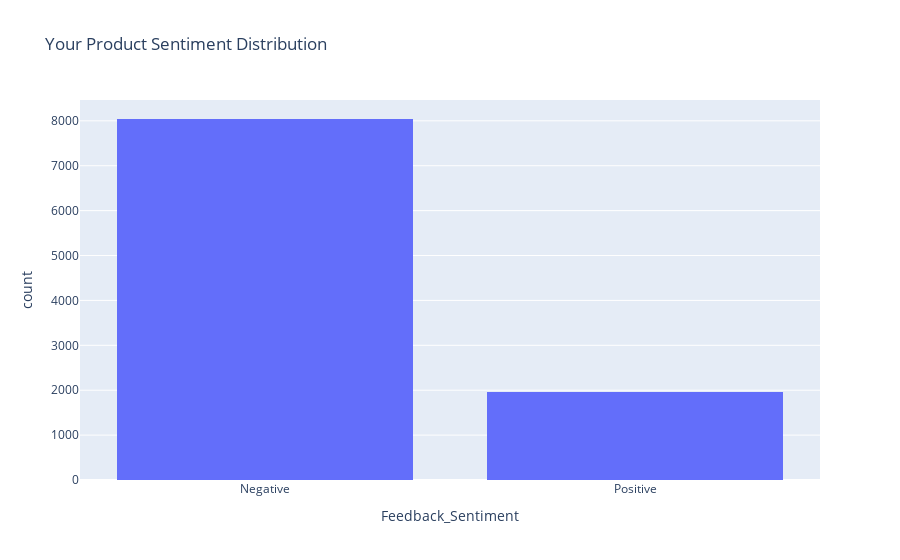
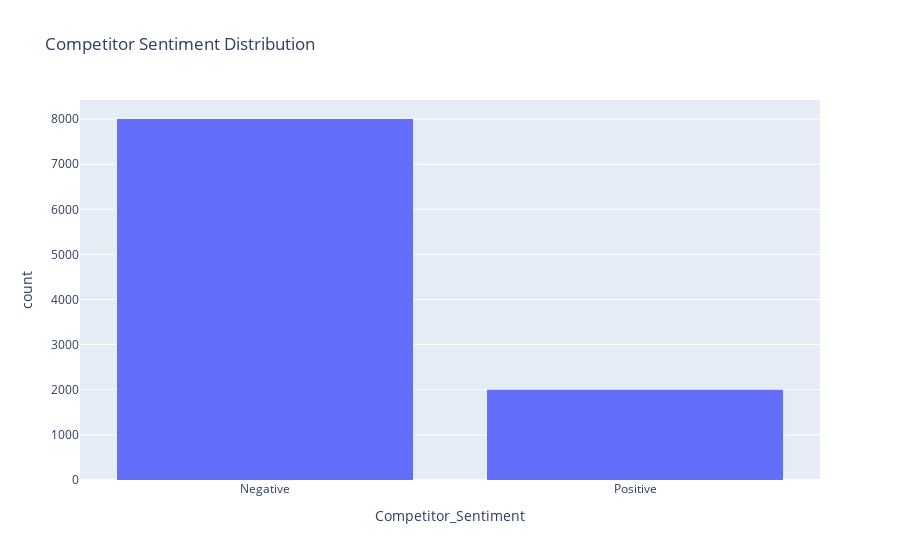

These figures' notebook cell, in order:
### Code cell
import plotly.express as px

df = pd.read_csv("sentiment_results_roberta.csv")

# Distribution of feedback vs competitor
fig = px.histogram(df, x="Feedback_Sentiment", title="Your Product Sentiment Distribution")
fig.show()

fig2 = px.histogram(df, x="Competitor_Sentiment", title="Competitor Sentiment Distribution")
fig2.show()

### Figure 1 — Plotly figure (JSON) as saved in the notebook; plotly's stock layout.template omitted (floating-point values rounded to 4 significant figures; data arrays with more than 128 entries replaced by an {"elided": "..."} marker saying what was removed)
{"data": [{"bingroup": "x", "hovertemplate": "Feedback_Sentiment=%{x}<br>count=%{y}<extra></extra>", "legendgroup": "", "marker": {"color": "#636efa", "pattern": {"shape": ""}}, "name": "", "orientation": "v", "showlegend": false, "type": "histogram", "x": {"elided": "10000 str values"}, "xaxis": "x", "yaxis": "y"}], "layout": {"barmode": "relative", "legend": {"tracegroupgap": 0}, "title": {"text": "Your Product Sentiment Distribution"}, "xaxis": {"anchor": "y", "domain": [0, 1], "title": {"text": "Feedback_Sentiment"}}, "yaxis": {"anchor": "x", "domain": [0, 1], "title": {"text": "count"}}}}

### Figure 2 — Plotly figure (JSON) as saved in the notebook; plotly's stock layout.template omitted (floating-point values rounded to 4 significant figures; data arrays with more than 128 entries replaced by an {"elided": "..."} marker saying what was removed)
{"data": [{"bingroup": "x", "hovertemplate": "Competitor_Sentiment=%{x}<br>count=%{y}<extra></extra>", "legendgroup": "", "marker": {"color": "#636efa", "pattern": {"shape": ""}}, "name": "", "orientation": "v", "showlegend": false, "type": "histogram", "x": {"elided": "10000 str values"}, "xaxis": "x", "yaxis": "y"}], "layout": {"barmode": "relative", "legend": {"tracegroupgap": 0}, "title": {"text": "Competitor Sentiment Distribution"}, "xaxis": {"anchor": "y", "domain": [0, 1], "title": {"text": "Competitor_Sentiment"}}, "yaxis": {"anchor": "x", "domain": [0, 1], "title": {"text": "count"}}}}
